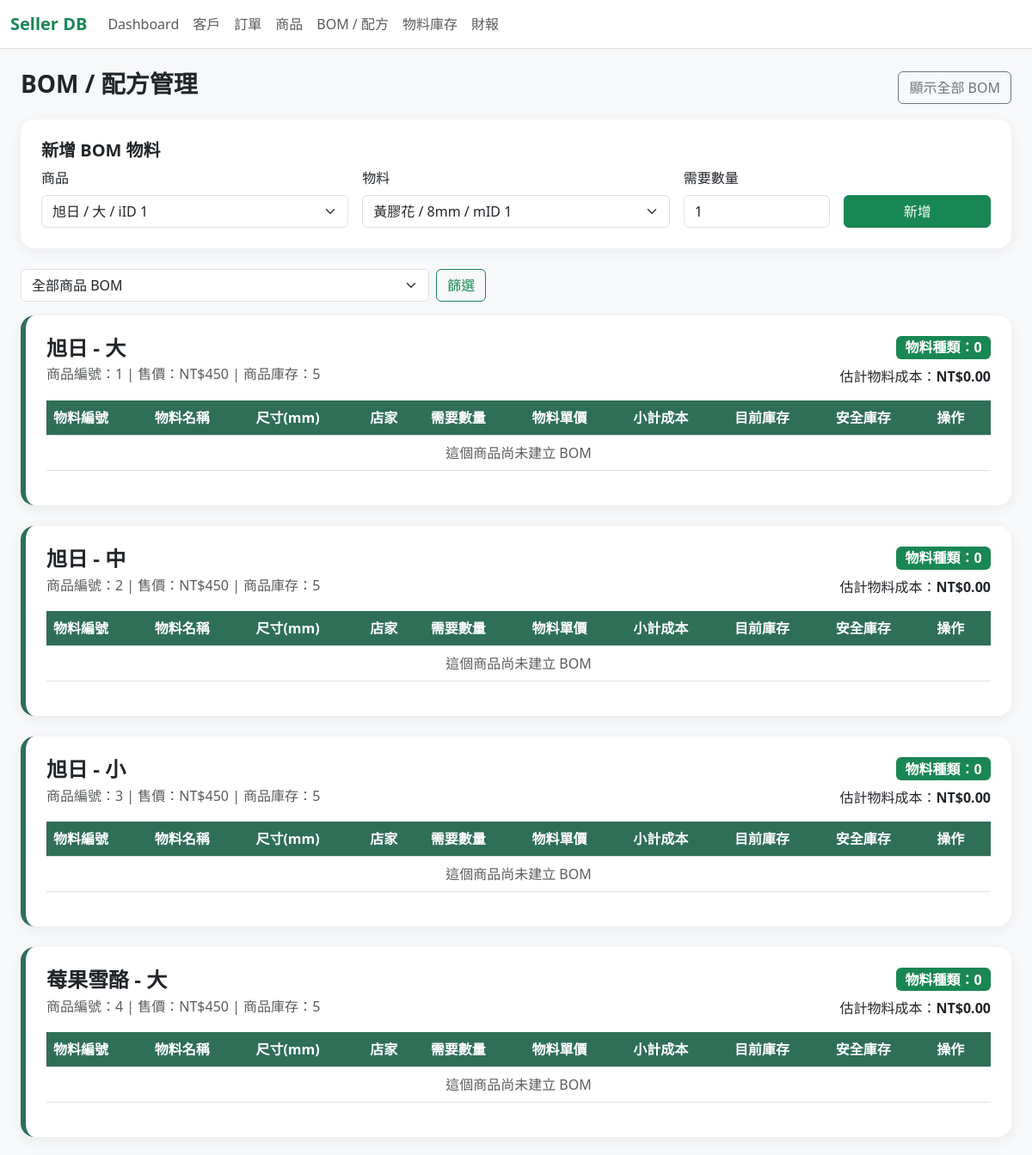
Page /recipes (upper part) on the earlier database version.
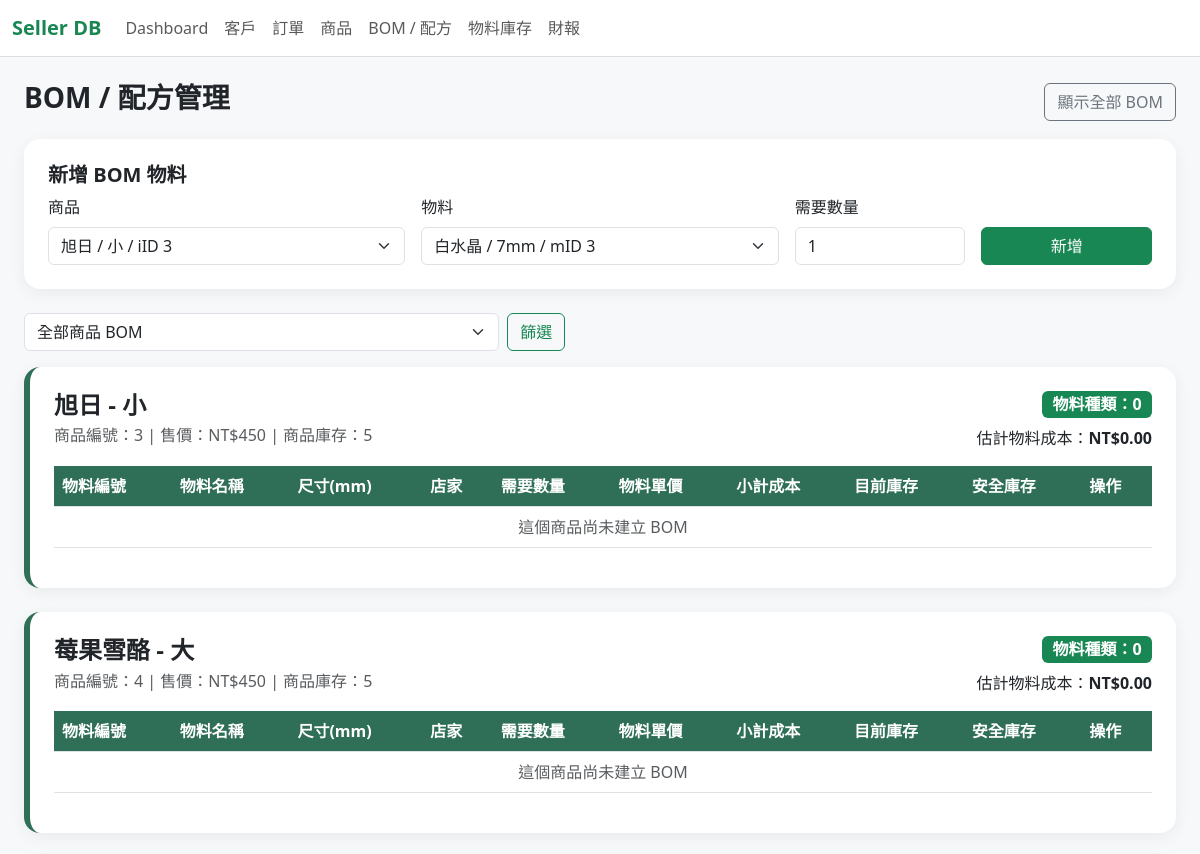
Same page on the later database version.
### tables this page shows
CREATE TABLE PRODUCT (iID TEXT PRIMARY KEY UNIQUE, size TEXT, i_name TEXT, cost TEXT, suggested_price TEXT, real_price TEXT, profits TEXT, available TEXT);

### app.py (the view)
@app.route("/recipes")
def recipes():
    db = get_db()
    product_filter = request.args.get("product_key", "")
    products = db.execute('''
        SELECT *,
               CAST(COALESCE(NULLIF(real_price, ''), '0') AS REAL) - CAST(COALESCE(NULLIF(cost, ''), '0') AS REAL) AS profits_calc
        FROM PRODUCT
        WHERE TRIM(COALESCE(iID, '')) != ''
        ORDER BY CAST(iID AS INTEGER), iID
    ''').fetchall()
    product_boms = []
    for p in products:
        key = p["iID"]
        if product_filter and key != product_filter:
            continue
        items = db.execute('''
            SELECT
                r.iID,
                r.size,
                r.mID,
                r.m_amount,
                m.m_name,
                m.m_size,
                m.store,
                CAST(COALESCE(NULLIF(m.unit_price, ''), '0') AS REAL) AS unit_price_num,
                CAST(COALESCE(NULLIF(m.stock, ''), '0') AS INTEGER) AS stock_num,
                CAST(COALESCE(NULLIF(m.safe_stock, ''), '0') AS INTEGER) AS safe_stock_num,
                ROUND(CAST(COALESCE(NULLIF(r.m_amount, ''), '0') AS REAL) * CAST(COALESCE(NULLIF(m.unit_price, ''), '0') AS REAL), 2) AS material_cost
            FROM RECIPE r
            JOIN MATERIAL_INVENTORY m ON m.mID = r.mID
            WHERE r.iID = ?
            ORDER BY m.m_name
        ''', (p["iID"],)).fetchall()
        estimated_material_cost = round(sum((row["material_cost"] or 0) for row in items), 2)
        product_boms.append({
            "product": p,
            "key": key,
            "items": items,
            "estimated_material_cost": estimated_material_cost,
        })
    materials = db.execute('''
        SELECT * FROM MATERIAL_INVENTORY
        WHERE TRIM(COALESCE(mID, '')) != ''
        ORDER BY CAST(mID AS INTEGER), mID
    ''').fetchall()
    return render_template(
        "recipes.html",
        products=products,
        materials=materials,
        product_boms=product_boms,
        product_filter=product_filter,
    )

### app.py (called while the page is built)
def get_db():
    if "db" not in g:
        g.db = sqlite3.connect(DB_PATH)
        g.db.row_factory = sqlite3.Row
        g.db.execute("PRAGMA foreign_keys = ON")
    return g.db

@app.before_request
def setup_database():
    init_db()

### templates/recipes.html (shortened to what the changed rows need)
{% extends "base.html" %}
{% block content %}
<div class="card p-4 mb-4">
    <form method="post" action="{{ url_for('recipe_new') }}">
        <div class="row g-3 align-items-end">
            <div class="col-md-4">
                <label class="form-label">商品</label>
                <select class="form-select" name="iID" required>
                    {% for p in products %}
                    <option value="{{ p.iID }}" {% if product_filter == p.iID %}selected{% endif %}>
                        {{ p.i_name }} / {{ p.size }} / iID {{ p.iID }}
                    </option>
                    {% endfor %}
                </select>
            </div>
            <div class="col-md-4">
                <label class="form-label">物料</label>
                <select class="form-select" name="mID" required>
                    {% for m in materials %}
                    <option value="{{ m.mID }}">{{ m.m_name }} / {{ m.m_size }}mm / mID {{ m.mID }}</option>
                    {% endfor %}
                </select>
            </div>
        </div>
    </form>
</div>
{% for group in product_boms %}
<div class="card p-4 mb-4 bom-card">
    <div class="d-flex justify-content-between align-items-start flex-wrap gap-3">
        <div>
            <h4 class="fw-bold mb-1">{{ group.product.i_name }} - {{ group.product.size }}</h4>
            <div class="text-muted">
                商品編號：{{ group.product.iID }} |
                售價：NT${{ group.product.real_price }} |
                商品庫存：{{ group.product.available }}
            </div>
        </div>
        <div class="text-end">
            <div class="badge text-bg-success fs-6">物料種類：{{ group['items']|length }}</div>
            <div class="mt-2">估計物料成本：<span class="fw-bold">NT${{ "%.2f"|format(group.estimated_material_cost) }}</span></div>
        </div>
    </div>
    <div class="table-responsive mt-3">
        <table class="table table-hover align-middle">
            <thead>
            <tr>
                <th>物料編號</th>
                <th>物料名稱</th>
                <th>尺寸(mm)</th>
                <th>店家</th>
                <th>需要數量</th>
                <th>物料單價</th>
                <th>小計成本</th>
                <th>目前庫存</th>
                <th>安全庫存</th>
                <th>操作</th>
            </tr>
            </thead>
            <tbody>
            {% for item in group['items'] %}
            <tr>
                <td>{{ item.mID }}</td>
                <td class="fw-semibold">{{ item.m_name }}</td>
                <td>{{ item.m_size }}</td>
                <td>{{ item.store }}</td>
                <td>{{ item.m_amount }}</td>
                <td>NT${{ "%.2f"|format(item.unit_price_num) }}</td>
                <td>NT${{ "%.2f"|format(item.material_cost) }}</td>
                <td>
                    {% if item.stock_num <= item.safe_stock_num %}
                        <span class="badge text-bg-danger">{{ item.stock_num }}</span>
                    {% else %}
                        {{ item.stock_num }}
                    {% endif %}
                </td>
                <td>{{ item.safe_stock_num }}</td>
                <td>
                    <form class="action-form" method="post" action="{{ url_for('recipe_delete', iID=item.iID, mID=item.mID) }}" onsubmit="return confirm('確定刪除這個 BOM 項目？')">
                        <button class="btn btn-sm btn-outline-danger">刪除</button>
                    </form>
                </td>
            </tr>
            {% else %}
            <tr>
                <td colspan="10" class="text-center text-muted">這個商品尚未建立 BOM</td>
            </tr>
            {% endfor %}
            </tbody>
        </table>
    </div>
</div>
{% else %}
<div class="alert alert-warning">目前沒有符合條件的 BOM。</div>
{% endfor %}
{% endblock %}

Differences in the rows shown:
removed PRODUCT: product.i_name "旭日", product.size "大", product.iID "1", product.real_price "450", product.available "5"
removed PRODUCT: product.i_name "旭日", product.size "中", product.iID "2", product.real_price "450", product.available "5"
Other differences:
form field iID: "旭日 / 大 / iID 1" → "旭日 / 小 / iID 3"
form field mID: "黃膠花 / 8mm / mID 1" → "白水晶 / 7mm / mID 3"
list line gone: "- 商品編號： | 售價：NT$ | 商品庫存： 物料種類： 0 估計物料成本： NT$ 0.00 物料編號 物料名稱 尺寸(mm) 店家 需要數量 物料單價 小計成本 目前庫存 安全庫存 操作 這個商品尚未建立 BOM"
